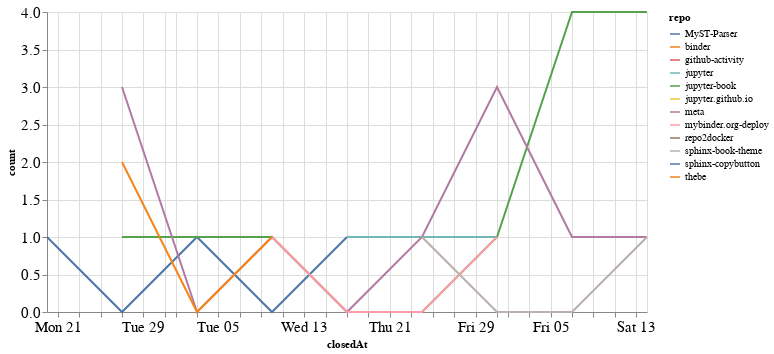

Write notebook code for a chart like this one.
### Code cell
closed_by_time = closed_by.groupby('repo').resample('W', on='closedAt').count()['author'].reset_index()
closed_by_time = closed_by_time.rename(columns={'author': 'count'})

alt.Chart(closed_by_time, width=600).mark_line().encode(
    x='closedAt',
    y='count',
    color='repo',
    tooltip="repo"
)

### Figure 1 — Vega-Lite specification as saved in the notebook (floating-point values rounded to 4 significant figures)
{"config": {"axisLeft": {"labelFontSize": 15}, "axisBottom": {"labelFontSize": 15}}, "data": {"name": "data-f926a28ebed92959e6fa24d47bb76293"}, "mark": "line", "encoding": {"color": {"type": "nominal", "field": "repo"}, "tooltip": {"type": "nominal", "field": "repo"}, "x": {"type": "temporal", "field": "closedAt"}, "y": {"type": "quantitative", "field": "count"}}, "width": 600, "$schema": "https://vega.github.io/schema/vega-lite/v4.8.1.json", "datasets": {"data-f926a28ebed92959e6fa24d47bb76293": [{"repo": "MyST-Parser", "closedAt": "2020-12-20T00:00:00", "count": 1}, {"repo": "MyST-Parser", "closedAt": "2020-12-27T00:00:00", "count": 0}, {"repo": "MyST-Parser", "closedAt": "2021-01-03T00:00:00", "count": 1}, {"repo": "MyST-Parser", "closedAt": "2021-01-10T00:00:00", "count": 0}, {"repo": "MyST-Parser", "closedAt": "2021-01-17T00:00:00", "count": 1}, {"repo": "binder", "closedAt": "2021-01-31T00:00:00", "count": 1}, {"repo": "github-activity", "closedAt": "2021-01-17T00:00:00", "count": 1}, {"repo": "jupyter", "closedAt": "2021-01-17T00:00:00", "count": 1}, {"repo": "jupyter", "closedAt": "2021-01-24T00:00:00", "count": 1}, {"repo": "jupyter", "closedAt": "2021-01-31T00:00:00", "count": 1}, {"repo": "jupyter-book", "closedAt": "2020-12-27T00:00:00", "count": 1}, {"repo": "jupyter-book", "closedAt": "2021-01-03T00:00:00", "count": 1}, {"repo": "jupyter-book", "closedAt": "2021-01-10T00:00:00", "count": 1}, {"repo": "jupyter-book", "closedAt": "2021-01-17T00:00:00", "count": 0}, {"repo": "jupyter-book", "closedAt": "2021-01-24T00:00:00", "count": 0}, {"repo": "jupyter-book", "closedAt": "2021-01-31T00:00:00", "count": 1}, {"repo": "jupyter-book", "closedAt": "2021-02-07T00:00:00", "count": 4}, {"repo": "jupyter-book", "closedAt": "2021-02-14T00:00:00", "count": 4}, {"repo": "jupyter.github.io", "closedAt": "2021-02-07T00:00:00", "count": 1}, {"repo": "meta", "closedAt": "2020-12-27T00:00:00", "count": 3}, {"repo": "meta", "closedAt": "2021-01-03T00:00:00", "count": 0}, {"repo": "meta", "closedAt": "2021-01-10T00:00:00", "count": 1}, {"repo": "meta", "closedAt": "2021-01-17T00:00:00", "count": 0}, {"repo": "meta", "closedAt": "2021-01-24T00:00:00", "count": 1}, {"repo": "meta", "closedAt": "2021-01-31T00:00:00", "count": 3}, {"repo": "meta", "closedAt": "2021-02-07T00:00:00", "count": 1}, {"repo": "meta", "closedAt": "2021-02-14T00:00:00", "count": 1}, {"repo": "mybinder.org-deploy", "closedAt": "2021-01-10T00:00:00", "count": 1}, {"repo": "mybinder.org-deploy", "closedAt": "2021-01-17T00:00:00", "count": 0}, {"repo": "mybinder.org-deploy", "closedAt": "2021-01-24T00:00:00", "count": 0}, {"repo": "mybinder.org-deploy", "closedAt": "2021-01-31T00:00:00", "count": 1}, {"repo": "repo2docker", "closedAt": "2021-01-24T00:00:00", "count": 1}, {"repo": "sphinx-book-theme", "closedAt": "2021-01-24T00:00:00", "count": 1}, {"repo": "sphinx-book-theme", "closedAt": "2021-01-31T00:00:00", "count": 0}, {"repo": "sphinx-book-theme", "closedAt": "2021-02-07T00:00:00", "count": 0}, {"repo": "sphinx-book-theme", "closedAt": "2021-02-14T00:00:00", "count": 1}, {"repo": "sphinx-copybutton", "closedAt": "2021-01-03T00:00:00", "count": 1}, {"repo": "thebe", "closedAt": "2020-12-27T00:00:00", "count": 2}, {"repo": "thebe", "closedAt": "2021-01-03T00:00:00", "count": 0}, {"repo": "thebe", "closedAt": "2021-01-10T00:00:00", "count": 1}]}}
